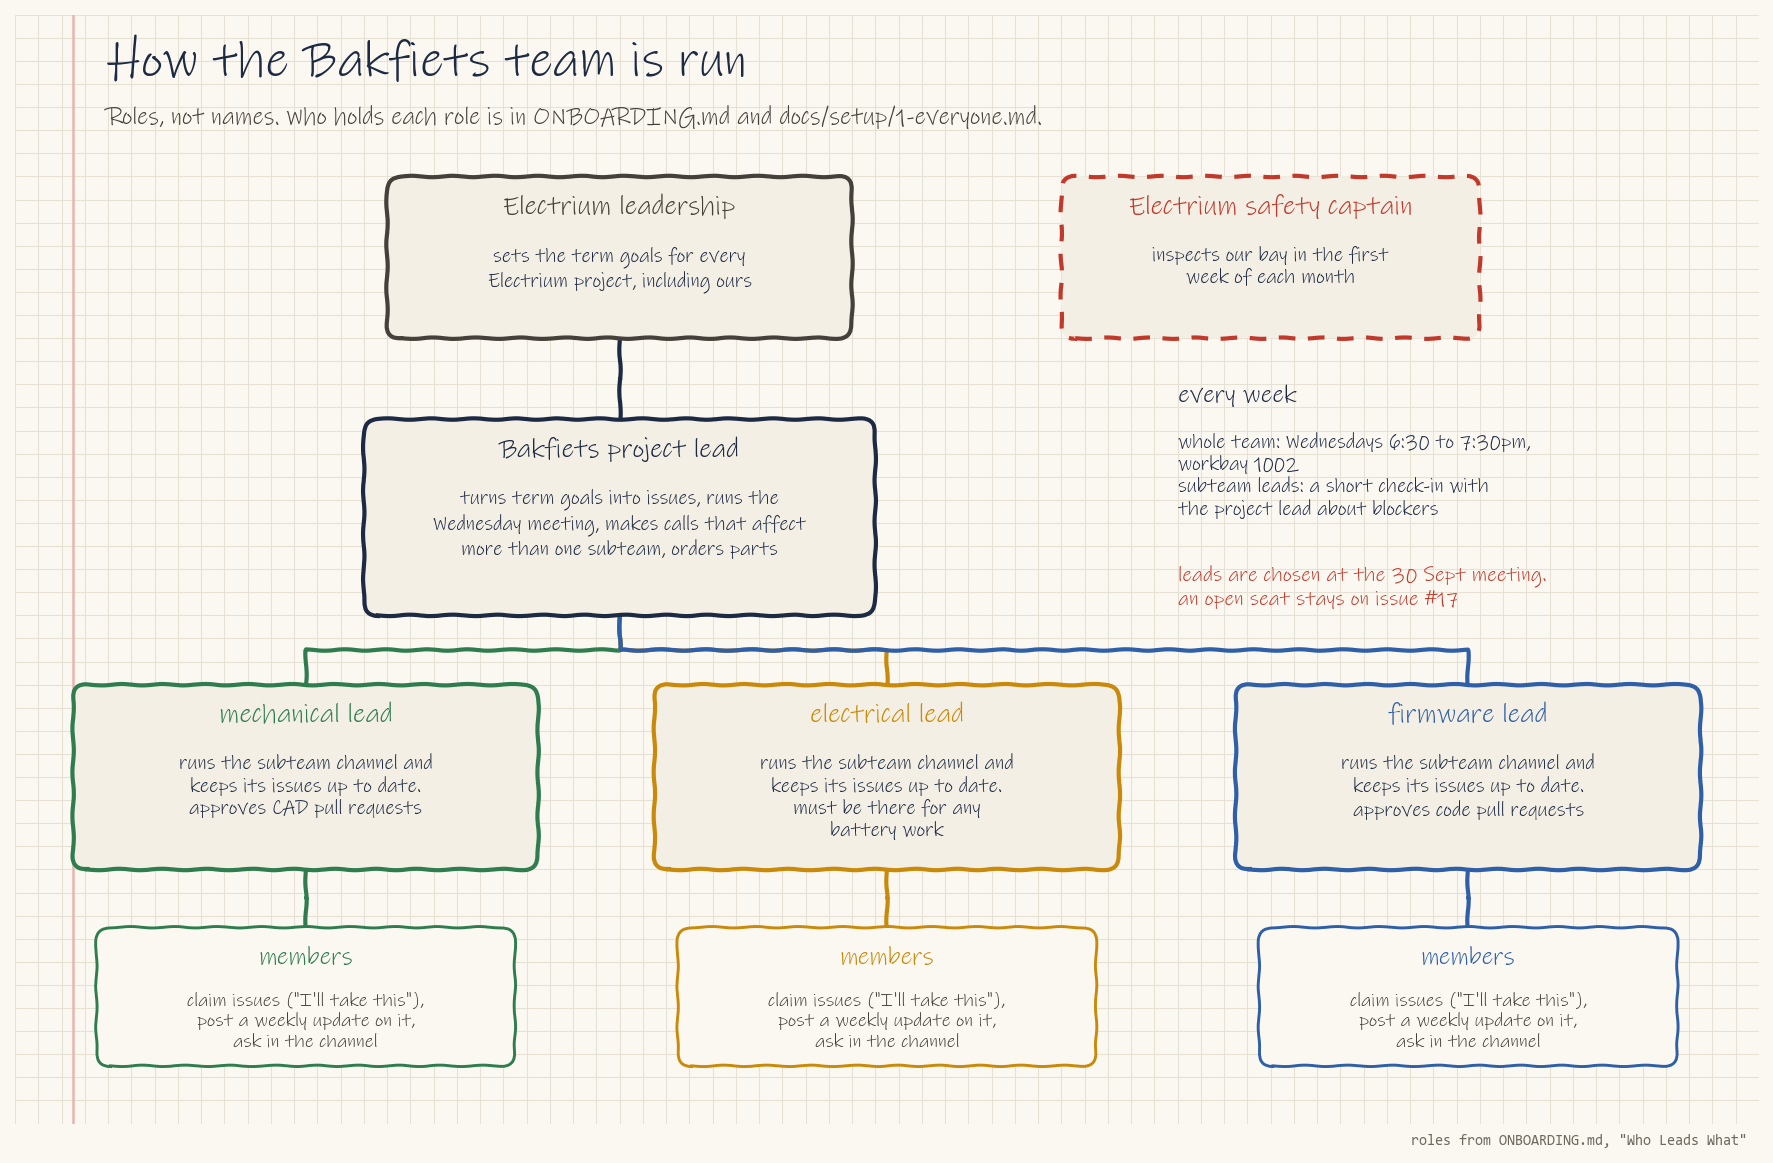

This figure's Python source:
import sys, os
HERE = os.path.dirname(os.path.abspath(__file__))
sys.path.insert(0, HERE)
from notebook import *
from matplotlib.patches import FancyBboxPatch

fig, ax = page(150, 96, (15, 9.6))
note(ax, 8, 92, 'How the Bakfiets team is run', size=24, weight='bold')
note(ax, 8, 87.2, 'Roles, not names. Who holds each role is in ONBOARDING.md and docs/setup/1-everyone.md.', size=11.5, color=PENCIL)

def role(x, y, w, h, title, body, col, dashed=False):
    ax.add_patch(FancyBboxPatch((x - w / 2, y - h), w, h, boxstyle='round,pad=0,rounding_size=1.2', fc='#f3efe4',
                                ec=col, lw=2, ls=(0, (4, 3)) if dashed else '-', zorder=3))
    note(ax, x, y - 2.6, title, size=13, weight='bold', ha='center', color=col, zorder=4)
    note(ax, x, y - 6, body, size=9.6, ha='center', va='top', color=INK, linespacing=1.2, zorder=4)
def link(x0, y0, x1, y1, col=INK):
    ym = (y0 + y1) / 2
    ax.plot([x0, x0, x1, x1], [y0, ym, ym, y1], color=col, lw=2, zorder=1)

# club level
role(52, 82, 40, 14, 'Electrium leadership', 'sets the term goals for every\nElectrium project, including ours', PENCIL)
role(108, 82, 36, 14, 'Electrium safety captain', 'inspects our bay in the first\nweek of each month', RED, dashed=True)

# project lead
role(52, 61, 44, 17, 'Bakfiets project lead', 'turns term goals into issues, runs the\nWednesday meeting, makes calls that affect\nmore than one subteam, orders parts', INK)
link(52, 68, 52, 61)

# subteam leads
subs = [(25, 'mechanical lead', 'approves CAD pull requests', GREEN),
        (75, 'electrical lead', 'must be there for any\nbattery work', GOLD),
        (125, 'firmware lead', 'approves code pull requests', BLUE)]
for x, t, b, c in subs:
    link(52, 44, x, 38, c)
    role(x, 38, 40, 16, t, 'runs the subteam channel and\nkeeps its issues up to date.\n' + b, c)
    link(x, 22, x, 17, c)
    ax.add_patch(FancyBboxPatch((x - 18, 5), 36, 12, boxstyle='round,pad=0,rounding_size=1.2', fc=PAPER, ec=c, lw=1.4, zorder=3))
    note(ax, x, 14.4, 'members', size=12, weight='bold', ha='center', color=c, zorder=4)
    note(ax, x, 11.4, 'claim issues ("I\'ll take this"),\npost a weekly update on it,\nask in the channel', size=9.2, ha='center', va='top', color=PENCIL, linespacing=1.15, zorder=4)
note(ax, 100, 46.5, 'leads are chosen at the 30 Sept meeting.\nan open seat stays on issue #17', size=10, color=RED, linespacing=1.15)

# rhythm
note(ax, 100, 63, 'every week', size=12, weight='bold')
note(ax, 100, 59.9, 'whole team: Wednesdays 6:30 to 7:30pm,\nworkbay 1002\nsubteam leads: a short check-in with\nthe project lead about blockers',
     size=9.6, va='top', color=INK, linespacing=1.2)
mono(ax, 149, -1.5, 'roles from ONBOARDING.md, "Who Leads What"', size=7, color='#6f6a60', ha='right')
save(fig, os.path.join(HERE, 'team-structure.png'))
